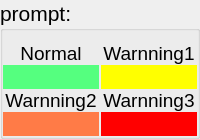
                          <widget class="QGroupBox" name="groupBox">
                           <property name="font">
                            <font>
                             <pointsize>16</pointsize>
                            </font>
                           </property>
                           <property name="title">
                            <string>prompt:</string>
                           </property>
                           <layout class="QGridLayout" name="gridLayout_14">
                            <property name="leftMargin">
                             <number>0</number>
                            </property>
                            <property name="rightMargin">
                             <number>0</number>
                            </property>
                            <property name="bottomMargin">
                             <number>0</number>
                            </property>
                            <property name="spacing">
                             <number>0</number>
                            </property>
                            <item row="0" column="0">
                             <layout class="QVBoxLayout" name="verticalLayout_13">
                              <property name="spacing">
                               <number>0</number>
                              </property>
                              <item>
                               <layout class="QHBoxLayout" name="horizontalLayout_11">
                                <property name="spacing">
                                 <number>2</number>
                                </property>
                                <item>
                                 <layout class="QVBoxLayout" name="verticalLayout_7">
                                  <property name="spacing">
                                   <number>0</number>
                                  </property>
                                  <item>
                                   <widget class="QLabel" name="label_15">
                                    <property name="font">
                                     <font>
                                      <pointsize>14</pointsize>
                                     </font>
                                    </property>
                                    <property name="cursor">
                                     <cursorShape>ArrowCursor</cursorShape>
                                    </property>
                                    <property name="text">
                                     <string>Normal</string>
                                    </property>
                                    <property name="alignment">
                                     <set>Qt::AlignCenter</set>
                                    </property>
                                   </widget>
                                  </item>
                                  <item>
                                   <widget class="QLabel" name="label_30">
                                    <property name="styleSheet">
                                     <string notr="true">background-color: rgb(85, 255, 127);</string>
                                    </property>
                                    <property name="text">
                                     <string/>
                                    </property>
                                   </widget>
                                  </item>
                                 </layout>
                                </item>
                                <item>
                                 <layout class="QVBoxLayout" name="verticalLayout_9">
                                  <property name="spacing">
                                   <number>0</number>
                                  </property>
                                  <item>
                                   <widget class="QLabel" name="label_16">
                                    <property name="font">
                                     <font>
                                      <pointsize>14</pointsize>
                                     </font>
                                    </property>
                                    <property name="cursor">
                                     <cursorShape>ArrowCursor</cursorShape>
                                    </property>
                                    <property name="text">
                                     <string>Warnning1</string>
                                    </property>
                                    <property name="alignment">
                                     <set>Qt::AlignCenter</set>
                                    </property>
                                   </widget>
                                  </item>
                                  <item>
                                   <widget class="QLabel" name="label_31">
                                    <property name="styleSheet">
                                     <string notr="true">background-color: rgb(255, 255, 0);</string>
                                    </property>
                                    <property name="text">
                                     <string/>
                                    </property>
                                   </widget>
                                  </item>
                                 </layout>
                                </item>
                               </layout>
                              </item>
                              <item>
                               <layout class="QHBoxLayout" name="horizontalLayout_13">
                                <property name="spacing">
                                 <number>2</number>
                                </property>
                                <item>
                                 <layout class="QVBoxLayout" name="verticalLayout_10">
                                  <property name="spacing">
                                   <number>0</number>
                                  </property>
                                  <item>
                                   <widget class="QLabel" name="label_36">
                                    <property name="font">
                                     <font>
                                      <pointsize>14</pointsize>
                                     </font>
                                    </property>
                                    <property name="cursor">
                                     <cursorShape>ArrowCursor</cursorShape>
                                    </property>
                                    <property name="text">
                                     <string>Warnning2</string>
                                    </property>
                                    <property name="alignment">
                                     <set>Qt::AlignCenter</set>
                                    </property>
                                   </widget>
                                  </item>
                                  <item>
                                   <widget class="QLabel" name="label_32">
                                    <property name="styleSheet">
                                     <string notr="true">background-color: rgb(255, 123, 71);</string>
                                    </property>
                                    <property name="text">
                                     <string/>
                                    </property>
                                   </widget>
                                  </item>
                                 </layout>
                                </item>
                                <item>
                                 <layout class="QVBoxLayout" name="verticalLayout_19">
                                  <property name="spacing">
                                   <number>0</number>
                                  </property>
                                  <item>
                                   <widget class="QLabel" name="label_17">
                                    <property name="font">
                                     <font>
                                      <pointsize>14</pointsize>
                                     </font>
                                    </property>
                                    <property name="cursor">
                                     <cursorShape>ArrowCursor</cursorShape>
                                    </property>
                                    <property name="text">
                                     <string>Warnning3</string>
                                    </property>
                                    <property name="alignment">
                                     <set>Qt::AlignCenter</set>
                                    </property>
                                   </widget>
                                  </item>
                                  <item>
                                   <widget class="QLabel" name="label_33">
                                    <property name="styleSheet">
                                     <string notr="true">background-color: rgb(255, 0, 0);</string>
                                    </property>
                                    <property name="text">
                                     <string/>
                                    </property>
                                   </widget>
                                  </item>
                                 </layout>
                                </item>
                               </layout>
                              </item>
                             </layout>
                            </item>
                           </layout>
                          </widget>
